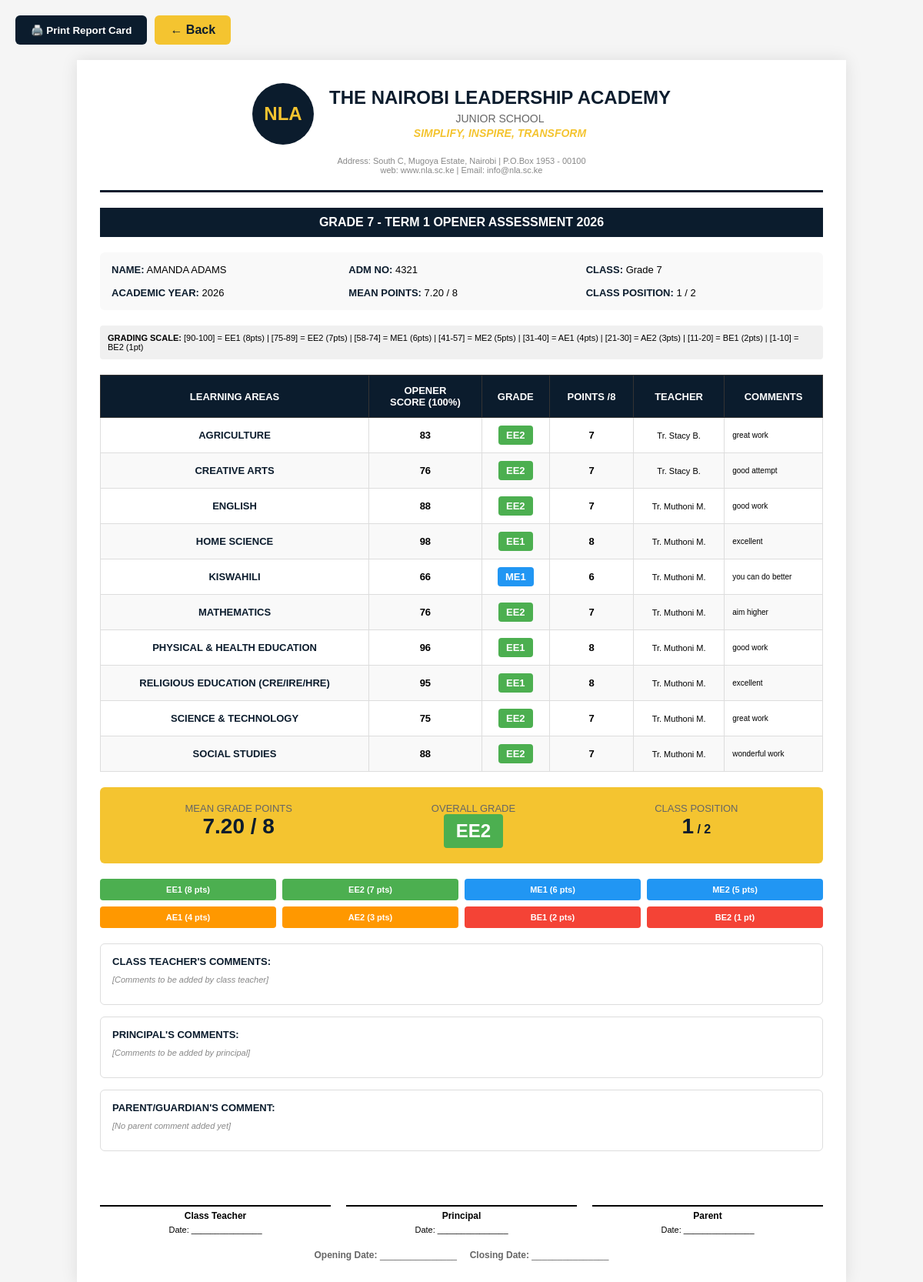
Screenshot of /html/teacher/view_report_card.php?student_id=2&year=2026&term=Term+1&assessment=Opener (signed in) with the database file from the repository.
### tables this page shows
CREATE TABLE `students` (
  `id` int NOT NULL AUTO_INCREMENT,
  `user_id` int NOT NULL,
  `admission_number` varchar(50) DEFAULT NULL,
  `first_name` varchar(100) DEFAULT NULL,
  `last_name` varchar(100) DEFAULT NULL,
  `gender` enum('Male','Female') DEFAULT NULL,
  `date_of_birth` date DEFAULT NULL,
  `curriculum_type_id` int NOT NULL,
  `class_level_id` int NOT NULL,
  `parent_id` int DEFAULT NULL,
  `status` enum('active','inactive') DEFAULT 'active',
  `year_of_enrollment` int DEFAULT NULL,
  `phone_number` varchar(20) DEFAULT NULL,
  `residential_area` varchar(255) DEFAULT NULL,
  `parent_phone` varchar(20) DEFAULT NULL,
  `parent_email` varchar(100) DEFAULT NULL,
  PRIMARY KEY (`id`),
  UNIQUE KEY `user_id` (`user_id`),
  UNIQUE KEY `admission_number` (`admission_number`),
  UNIQUE KEY `unique_admission` (`admission_number`),
  KEY `curriculum_type_id` (`curriculum_type_id`),
  KEY `class_level_id` (`class_level_id`),
  KEY `idx_parent_id` (`parent_id`),
  CONSTRAINT `fk_students_parent` FOREIGN KEY (`parent_id`) REFERENCES `parents` (`id`) ON DELETE SET NULL ON UPDATE CASCADE,
  CONSTRAINT `students_ibfk_1` FOREIGN KEY (`user_id`) REFERENCES `users` (`id`),
  CONSTRAINT `students_ibfk_2` FOREIGN KEY (`curriculum_type_id`) REFERENCES `curriculum_types` (`id`),
  CONSTRAINT `students_ibfk_3` FOREIGN KEY (`class_level_id`) REFERENCES `classes_levels` (`id`)
);

CREATE TABLE `classes_levels` (
  `id` int NOT NULL AUTO_INCREMENT,
  `curriculum_type_id` int NOT NULL,
  `name` varchar(50) NOT NULL,
  `level_order` int DEFAULT NULL,
  PRIMARY KEY (`id`),
  KEY `curriculum_type_id` (`curriculum_type_id`),
  CONSTRAINT `classes_levels_ibfk_1` FOREIGN KEY (`curriculum_type_id`) REFERENCES `curriculum_types` (`id`)
);

CREATE TABLE `grades` (
  `id` int NOT NULL AUTO_INCREMENT,
  `student_id` int NOT NULL,
  `subject_name` varchar(100) NOT NULL,
  `grade` varchar(10) DEFAULT NULL,
  `score` int DEFAULT NULL COMMENT 'Actual score out of 100',
  `rats_score` int DEFAULT NULL COMMENT 'RATs score out of 20 (for Mid-Term and End-Term)',
  `final_score` int DEFAULT NULL COMMENT 'Final calculated score (score + rats for Mid/End-Term, just score for Opener)',
  `grade_points` int DEFAULT NULL,
  `is_locked` tinyint(1) DEFAULT '0',
  `teacher_comment` text,
  `term` enum('Term 1','Term 2','Term 3') NOT NULL,
  `assessment_type` varchar(50) DEFAULT NULL,
  `academic_year` int NOT NULL,
  `created_at` timestamp NULL DEFAULT CURRENT_TIMESTAMP,
  `updated_at` timestamp NULL DEFAULT CURRENT_TIMESTAMP ON UPDATE CURRENT_TIMESTAMP,
  `teacher_id` int NOT NULL,
  `paper_scores` json DEFAULT NULL,
  `exam_type` varchar(20) DEFAULT 'full_papers',
  `grade_boundaries` json DEFAULT NULL,
  PRIMARY KEY (`id`),
  KEY `idx_student_year_term` (`student_id`,`academic_year`,`term`),
  KEY `idx_student_year_term_assessment` (`student_id`,`academic_year`,`term`,`assessment_type`),
  CONSTRAINT `grades_ibfk_1` FOREIGN KEY (`student_id`) REFERENCES `students` (`id`) ON DELETE CASCADE
);

### html/teacher/view_report_card.php (the view, shortened to what this page needs)
<?php
require_once __DIR__ . "/../../database/db_connect.php";
$student_id = (int)($_GET['student_id'] ?? 0);
$academic_year = (int)($_GET['year'] ?? date('Y'));
$term = $_GET['term'] ?? 'Term 1';
$assessment = $_GET['assessment'] ?? 'Opener';
$student_stmt = $pdo->prepare("
    SELECT
        s.id, s.admission_number, s.first_name, s.last_name, s.gender,
        cl.name as class_name, ct.name as curriculum_name
    FROM students s
    JOIN classes_levels cl ON s.class_level_id = cl.id
    JOIN curriculum_types ct ON cl.curriculum_type_id = ct.id
    WHERE s.id = ?
");
$student_stmt->execute([$student_id]);
$student = $student_stmt->fetch(PDO::FETCH_ASSOC);
$student_subjects_stmt = $pdo->prepare("SELECT subject_name FROM student_subjects WHERE student_id = ? ORDER BY subject_name");
$student_subjects_stmt->execute([$student_id]);
$student_subjects = $student_subjects_stmt->fetchAll(PDO::FETCH_COLUMN);
$grades_stmt = $pdo->prepare("
    SELECT
        g.subject_name, g.score, g.rats_score, g.final_score, g.grade, g.grade_points, g.teacher_comment,
        t.first_name as teacher_first_name, t.last_name as teacher_last_name
    FROM grades g
    LEFT JOIN teachers t ON g.teacher_id = t.id
    WHERE g.student_id = ? AND g.academic_year = ? AND g.term = ? AND g.assessment_type = ?
    ORDER BY g.subject_name
");
$grades_stmt->execute([$student_id, $academic_year, $term, $assessment]);
$grades_raw = $grades_stmt->fetchAll(PDO::FETCH_ASSOC);
$grades_by_subject = [];
foreach ($grades_raw as $grade) {
    $grades_by_subject[$grade['subject_name']] = [
        'score' => $grade['score'],
        'rats_score' => $grade['rats_score'],
        'final_score' => $grade['final_score'],
        'grade' => $grade['grade'],
        'points' => $grade['grade_points'],
        'teacher_name' => $grade['teacher_first_name'] && $grade['teacher_last_name']
            ? 'Tr. ' . $grade['teacher_first_name'] . ' ' . substr($grade['teacher_last_name'], 0, 1) . '.'
            : '-',
        'comment' => $grade['teacher_comment'] ?? ''
    ];
}
$total_points = 0;
$subjects_with_grades = 0;
foreach ($grades_by_subject as $subject => $data) {
    if ($data['points'] !== null) {
        $total_points += $data['points'];
        $subjects_with_grades++;
    }
}
$mean_grade_points = $subjects_with_grades > 0 ? round($total_points / $subjects_with_grades, 2) : 0;
if ($mean_grade_points >= 7.5) $overall_grade = 'EE1';
elseif ($mean_grade_points >= 6.5) $overall_grade = 'EE2';
elseif ($mean_grade_points >= 5.5) $overall_grade = 'ME1';
elseif ($mean_grade_points >= 4.5) $overall_grade = 'ME2';
elseif ($mean_grade_points >= 3.5) $overall_grade = 'AE1';
elseif ($mean_grade_points >= 2.5) $overall_grade = 'AE2';
elseif ($mean_grade_points >= 1.5) $overall_grade = 'BE1';
else $overall_grade = 'BE2';
$class_position = '-';
$total_students = 0;
try {
    $class_stmt = $pdo->prepare("SELECT class_level_id FROM students WHERE id = ?");
    $class_stmt->execute([$student_id]);
    $class_level_id = $class_stmt->fetchColumn();
    if ($class_level_id) {
        $position_stmt = $pdo->prepare("
            SELECT COUNT(DISTINCT s.id) + 1 as position,
                   (SELECT COUNT(DISTINCT s2.id)
                    FROM students s2
                    JOIN grades g2 ON s2.id = g2.student_id
                    WHERE s2.class_level_id = ?
                    AND g2.academic_year = ?
                    AND g2.term = ?
                    AND g2.assessment_type = ?
                   ) as total
            FROM students s
            JOIN grades g ON s.id = g.student_id
            WHERE s.class_level_id = ?
            AND g.academic_year = ?
            AND g.term = ?
            AND g.assessment_type = ?
            AND (
                SELECT AVG(g3.grade_points)
                FROM grades g3
                WHERE g3.student_id = s.id
                AND g3.academic_year = ?
                AND g3.term = ?
                AND g3.assessment_type = ?
            ) > ?
        ");
        $position_stmt->execute([
            $class_level_id, $academic_year, $term, $assessment,
            $class_level_id, $academic_year, $term, $assessment,
            $academic_year, $term, $assessment,
            $mean_grade_points
        ]);
        $position_result = $position_stmt->fetch(PDO::FETCH_ASSOC);
        if ($position_result) {
            $class_position = $position_result['position'];
            $total_students = $position_result['total'];
        }
    }
} catch (PDOException $e) {
    $class_position = '-';
}
$parent_comment = '';
$parent_comment_date = '';
?>
<!DOCTYPE html>
<html lang="en">
<head>
</head>
<body>
<div class="action-buttons no-print">
    <button onclick="window.print()" class="btn btn-print">🖨️ Print Report Card</button>
    <a href="javascript:history.back()" class="btn btn-back">← Back</a>
</div>
<div class="report-card">
    <div class="header">
        <div class="logo-section">
            <div class="logo">NLA</div>
            <div>
                <div class="school-name">THE NAIROBI LEADERSHIP ACADEMY</div>
                <div class="school-subtitle">JUNIOR SCHOOL</div>
                <div class="school-subtitle" style="font-style: italic; color: #f4c430; font-weight: 600;">SIMPLIFY, INSPIRE, TRANSFORM</div>
            </div>
        </div>
        <div class="school-info">
            Address: South C, Mugoya Estate, Nairobi | P.O.Box 1953 - 00100<br>
            web: www.nla.sc.ke | Email: info@nla.sc.ke
        </div>
    </div>
    <div class="report-title">
        <?php echo strtoupper($student['class_name']); ?> - <?php echo strtoupper($term); ?> <?php echo strtoupper($assessment); ?> ASSESSMENT <?php echo $academic_year; ?>
    </div>
    <div class="student-info">
        <div class="info-item">
            <span class="info-label">NAME:</span> <?php echo strtoupper(htmlspecialchars($student['first_name'] . ' ' . $student['last_name'])); ?>
        </div>
        <div class="info-item">
            <span class="info-label">ADM NO:</span> <?php echo htmlspecialchars($student['admission_number']); ?>
        </div>
        <div class="info-item">
            <span class="info-label">CLASS:</span> <?php echo htmlspecialchars($student['class_name']); ?>
        </div>
        <div class="info-item">
            <span class="info-label">ACADEMIC YEAR:</span> <?php echo $academic_year; ?>
        </div>
        <div class="info-item">
            <span class="info-label">MEAN POINTS:</span> <?php echo number_format($mean_grade_points, 2); ?> / 8
        </div>
        <div class="info-item">
            <span class="info-label">CLASS POSITION:</span>
            <?php
            if ($class_position !== '-' && $total_students > 0) {
                echo $class_position . ' / ' . $total_students;
            } else {
                echo $class_position;
            }
            ?>
        </div>
    </div>
    <div style="margin-bottom: 15px; font-size: 11px; padding: 10px; background: #f0f0f0; border-radius: 4px;">
        <strong>GRADING SCALE:</strong>
        [90-100] = EE1 (8pts) | [75-89] = EE2 (7pts) | [58-74] = ME1 (6pts) | [41-57] = ME2 (5pts) |
        [31-40] = AE1 (4pts) | [21-30] = AE2 (3pts) | [11-20] = BE1 (2pts) | [1-10] = BE2 (1pt)
    </div>
    <table class="grades-table">
        <thead>
            <tr>
                <th>LEARNING AREAS</th>
                <th><?php echo strtoupper($assessment); ?><br>SCORE (100%)</th>
                <th>GRADE</th>
                <th>POINTS /8</th>
                <th>TEACHER</th>
                <th>COMMENTS</th>
            </tr>
        </thead>
        <tbody>
            <?php foreach ($student_subjects as $subject): ?>
                <?php
                $grade_data = $grades_by_subject[$subject] ?? null;
                ?>
                <tr>
                    <td class="subject-name"><?php echo strtoupper(htmlspecialchars($subject)); ?></td>
                    <td><strong><?php echo $grade_data['final_score']; ?></strong></td>
                    <td><span class="grade-badge grade-<?php echo $grade_data['grade']; ?>"><?php echo $grade_data['grade']; ?></span></td>
                    <td><strong><?php echo $grade_data['points']; ?></strong></td>
                    <td style="font-size: 11px;"><?php echo htmlspecialchars($grade_data['teacher_name']); ?></td>
                    <td style="font-size: 10px; text-align: left;"><?php echo htmlspecialchars($grade_data['comment']); ?></td>
                </tr>
            <?php endforeach; ?>
        </tbody>
    </table>
    <div class="overall-summary">
        <div class="overall-item">
            <div class="overall-label">MEAN GRADE POINTS</div>
            <div class="overall-value"><?php echo number_format($mean_grade_points, 2); ?> / 8</div>
        </div>
        <div class="overall-item">
            <div class="overall-label">OVERALL GRADE</div>
            <div class="overall-value">
                <span class="grade-badge grade-<?php echo $overall_grade; ?>" style="font-size: 24px; padding: 8px 16px;">
                    <?php echo $overall_grade; ?>
                </span>
            </div>
        </div>
        <div class="overall-item">
            <div class="overall-label">CLASS POSITION</div>
            <div class="overall-value">
                <?php
                if ($class_position !== '-' && $total_students > 0) {
                    echo $class_position . '<span style="font-size: 16px;"> / ' . $total_students . '</span>';
                } else {
                    echo $class_position;
                }
                ?>
            </div>
        </div>
    </div>
    <div class="rubric-grid">
        <div class="rubric-item" style="background: #4caf50; color: white;">EE1 (8 pts)</div>
        <div class="rubric-item" style="background: #4caf50; color: white;">EE2 (7 pts)</div>
        <div class="rubric-item" style="background: #2196f3; color: white;">ME1 (6 pts)</div>
        <div class="rubric-item" style="background: #2196f3; color: white;">ME2 (5 pts)</div>
        <div class="rubric-item" style="background: #ff9800; color: white;">AE1 (4 pts)</div>
        <div class="rubric-item" style="background: #ff9800; color: white;">AE2 (3 pts)</div>
        <div class="rubric-item" style="background: #f44336; color: white;">BE1 (2 pts)</div>
        <div class="rubric-item" style="background: #f44336; color: white;">BE2 (1 pt)</div>
    </div>
    <div class="comments-section">
        <div class="comment-box">
            <h4>CLASS TEACHER'S COMMENTS:</h4>
            <div class="comment-placeholder">
                [Comments to be added by class teacher]
            </div>
        </div>
        <div class="comment-box">
            <h4>PRINCIPAL'S COMMENTS:</h4>
            <div class="comment-placeholder">
                [Comments to be added by principal]
            </div>
        </div>
        <div class="comment-box">
            <h4>PARENT/GUARDIAN'S COMMENT:</h4>
            <?php if (!empty($parent_comment)): ?>
                <div class="comment-content">
                    <?php echo nl2br(htmlspecialchars($parent_comment)); ?>
                </div>
                <div class="comment-meta">
                    — <?php echo htmlspecialchars($parent_name ?? ''); ?> (<?php echo htmlspecialchars($parent_relationship); ?>), <?php echo $parent_comment_date; ?>
                </div>
            <?php else: ?>
                <div class="comment-placeholder">
                    [No parent comment added yet]
                </div>
            <?php endif; ?>
        </div>
    </div>
    <div class="signature-section">
        <div>
            <div class="signature-line">Class Teacher</div>
            <div style="font-size: 11px; margin-top: 5px; text-align: center;">Date: _______________</div>
        </div>
        <div>
            <div class="signature-line">Principal</div>
            <div style="font-size: 11px; margin-top: 5px; text-align: center;">Date: _______________</div>
        </div>
        <div>
            <div class="signature-line">Parent</div>
            <div style="font-size: 11px; margin-top: 5px; text-align: center;">Date: _______________</div>
        </div>
    </div>
    <div style="text-align: center; margin-top: 20px; font-size: 12px; color: #666;">
        <strong>Opening Date:</strong> _______________  &nbsp;&nbsp;&nbsp;
        <strong>Closing Date:</strong> _______________
    </div>
</div>
</body>
</html>

### rows the page displays
students: class_level.name "GRADE 7", first_name+last_name "AMANDA ADAMS", admission_number "4321", class_level.name "Grade 7"
grades: subject "AGRICULTURE", final_score "83", grade "EE2", grade_points "7", teacher_name "Tr. Stacy B.", teacher_comment "great work"
grades: subject "CREATIVE ARTS", final_score "76", grade "EE2", grade_points "7", teacher_name "Tr. Stacy B.", teacher_comment "good attempt"
grades: subject "ENGLISH", final_score "88", grade "EE2", grade_points "7", teacher_name "Tr. Muthoni M.", teacher_comment "good work"
grades: subject "HOME SCIENCE", final_score "98", grade "EE1", grade_points "8", teacher_name "Tr. Muthoni M.", teacher_comment "excellent"
grades: subject "KISWAHILI", final_score "66", grade "ME1", grade_points "6", teacher_name "Tr. Muthoni M.", teacher_comment "you can do better"
grades: subject "MATHEMATICS", final_score "76", grade "EE2", grade_points "7", teacher_name "Tr. Muthoni M.", teacher_comment "aim higher"
grades: subject "PHYSICAL & HEALTH EDUCATION", final_score "96", grade "EE1", grade_points "8", teacher_name "Tr. Muthoni M.", teacher_comment "good work"
grades: subject "RELIGIOUS EDUCATION (CRE/IRE/HRE)", final_score "95", grade "EE1", grade_points "8", teacher_name "Tr. Muthoni M.", teacher_comment "excellent"
grades: subject "SCIENCE & TECHNOLOGY", final_score "75", grade "EE2", grade_points "7", teacher_name "Tr. Muthoni M.", teacher_comment "great work"
grades: subject "SOCIAL STUDIES", final_score "88", grade "EE2", grade_points "7", teacher_name "Tr. Muthoni M.", teacher_comment "wonderful work"

### other values shown
$term "TERM 1"
$assessment "OPENER"
$mean_grade_points "7.20"
$class_position "1"
$total_students "2"
$overall_grade "EE2"
